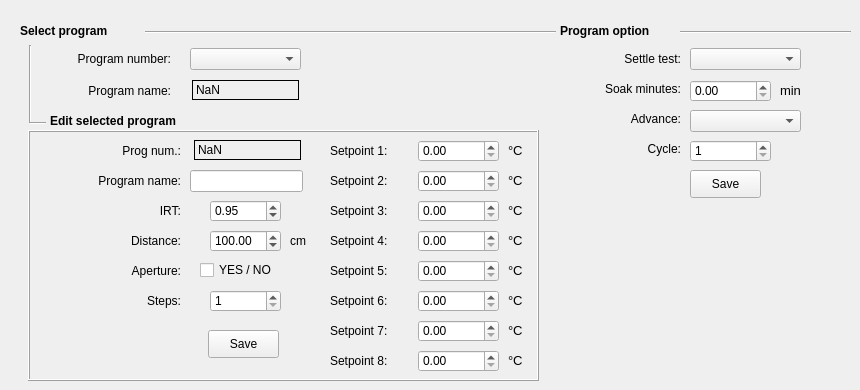
     <widget class="QWidget" name="tabProg">
      <attribute name="title">
       <string>PROG MENU</string>
      </attribute>
      <widget class="QLabel" name="label_37">
       <property name="geometry">
        <rect>
         <x>20</x>
         <y>20</y>
         <width>141</width>
         <height>21</height>
        </rect>
       </property>
       <property name="font">
        <font>
         <weight>75</weight>
         <bold>true</bold>
        </font>
       </property>
       <property name="text">
        <string>Select program</string>
       </property>
      </widget>
      <widget class="QComboBox" name="cmbProgramNum">
       <property name="geometry">
        <rect>
         <x>190</x>
         <y>48</y>
         <width>111</width>
         <height>22</height>
        </rect>
       </property>
      </widget>
      <widget class="QLabel" name="label_38">
       <property name="geometry">
        <rect>
         <x>50</x>
         <y>50</y>
         <width>121</width>
         <height>18</height>
        </rect>
       </property>
       <property name="text">
        <string>Program number:</string>
       </property>
       <property name="alignment">
        <set>Qt::AlignRight|Qt::AlignTrailing|Qt::AlignVCenter</set>
       </property>
      </widget>
      <widget class="QLabel" name="label_39">
       <property name="geometry">
        <rect>
         <x>50</x>
         <y>80</y>
         <width>121</width>
         <height>21</height>
        </rect>
       </property>
       <property name="text">
        <string>Program name:</string>
       </property>
       <property name="alignment">
        <set>Qt::AlignRight|Qt::AlignTrailing|Qt::AlignVCenter</set>
       </property>
      </widget>
      <widget class="QLabel" name="label_40">
       <property name="geometry">
        <rect>
         <x>50</x>
         <y>110</y>
         <width>181</width>
         <height>21</height>
        </rect>
       </property>
       <property name="font">
        <font>
         <weight>75</weight>
         <bold>true</bold>
        </font>
       </property>
       <property name="text">
        <string>Edit selected program</string>
       </property>
      </widget>
      <widget class="QLabel" name="lblProgName">
       <property name="geometry">
        <rect>
         <x>192</x>
         <y>80</y>
         <width>107</width>
         <height>20</height>
        </rect>
       </property>
       <property name="frameShape">
        <enum>QFrame::Box</enum>
       </property>
       <property name="text">
        <string>NaN</string>
       </property>
      </widget>
      <widget class="QLabel" name="label_41">
       <property name="geometry">
        <rect>
         <x>70</x>
         <y>170</y>
         <width>111</width>
         <height>21</height>
        </rect>
       </property>
       <property name="text">
        <string>Program name:</string>
       </property>
       <property name="alignment">
        <set>Qt::AlignRight|Qt::AlignTrailing|Qt::AlignVCenter</set>
       </property>
      </widget>
      <widget class="QLineEdit" name="leProgName">
       <property name="geometry">
        <rect>
         <x>190</x>
         <y>170</y>
         <width>113</width>
         <height>22</height>
        </rect>
       </property>
       <property name="maxLength">
        <number>10</number>
       </property>
      </widget>
      <widget class="QLabel" name="label_42">
       <property name="geometry">
        <rect>
         <x>70</x>
         <y>140</y>
         <width>111</width>
         <height>21</height>
        </rect>
       </property>
       <property name="text">
        <string>Prog num.:</string>
       </property>
       <property name="alignment">
        <set>Qt::AlignRight|Qt::AlignTrailing|Qt::AlignVCenter</set>
       </property>
      </widget>
      <widget class="QLabel" name="lblProgNum">
       <property name="geometry">
        <rect>
         <x>194</x>
         <y>140</y>
         <width>107</width>
         <height>20</height>
        </rect>
       </property>
       <property name="frameShape">
        <enum>QFrame::Box</enum>
       </property>
       <property name="text">
        <string>NaN</string>
       </property>
      </widget>
      <widget class="QLabel" name="label_43">
       <property name="geometry">
        <rect>
         <x>70</x>
         <y>200</y>
         <width>111</width>
         <height>21</height>
        </rect>
       </property>
       <property name="text">
        <string>IRT:</string>
       </property>
       <property name="alignment">
        <set>Qt::AlignRight|Qt::AlignTrailing|Qt::AlignVCenter</set>
       </property>
      </widget>
      <widget class="QDoubleSpinBox" name="dsrSetProgIRT">
       <property name="geometry">
        <rect>
         <x>210</x>
         <y>200</y>
         <width>71</width>
         <height>22</height>
        </rect>
       </property>
       <property name="minimum">
        <double>0.900000000000000</double>
       </property>
       <property name="maximum">
        <double>1.000000000000000</double>
       </property>
       <property name="singleStep">
        <double>0.010000000000000</double>
       </property>
       <property name="value">
        <double>0.950000000000000</double>
       </property>
      </widget>
      <widget class="QLabel" name="label_44">
       <property name="geometry">
        <rect>
         <x>70</x>
         <y>230</y>
         <width>111</width>
         <height>21</height>
        </rect>
       </property>
       <property name="text">
        <string>Distance:</string>
       </property>
       <property name="alignment">
        <set>Qt::AlignRight|Qt::AlignTrailing|Qt::AlignVCenter</set>
       </property>
      </widget>
      <widget class="QDoubleSpinBox" name="dsrSetProgDistance">
       <property name="geometry">
        <rect>
         <x>210</x>
         <y>230</y>
         <width>71</width>
         <height>22</height>
        </rect>
       </property>
       <property name="minimum">
        <double>0.100000000000000</double>
       </property>
       <property name="maximum">
        <double>999.899999999999977</double>
       </property>
       <property name="singleStep">
        <double>0.100000000000000</double>
       </property>
       <property name="value">
        <double>100.000000000000000</double>
       </property>
      </widget>
      <widget class="QLabel" name="label_45">
       <property name="geometry">
        <rect>
         <x>70</x>
         <y>260</y>
         <width>111</width>
         <height>21</height>
        </rect>
       </property>
       <property name="text">
        <string>Aperture:</string>
       </property>
       <property name="alignment">
        <set>Qt::AlignRight|Qt::AlignTrailing|Qt::AlignVCenter</set>
       </property>
      </widget>
      <widget class="QCheckBox" name="cbProgAperture">
       <property name="geometry">
        <rect>
         <x>200</x>
         <y>260</y>
         <width>101</width>
         <height>20</height>
        </rect>
       </property>
       <property name="text">
        <string>YES / NO</string>
       </property>
      </widget>
      <widget class="QLabel" name="label_46">
       <property name="geometry">
        <rect>
         <x>70</x>
         <y>290</y>
         <width>111</width>
         <height>21</height>
        </rect>
       </property>
       <property name="text">
        <string>Steps:</string>
       </property>
       <property name="alignment">
        <set>Qt::AlignRight|Qt::AlignTrailing|Qt::AlignVCenter</set>
       </property>
      </widget>
      <widget class="QDoubleSpinBox" name="dsrSetProgStepNum">
       <property name="geometry">
        <rect>
         <x>210</x>
         <y>290</y>
         <width>71</width>
         <height>22</height>
        </rect>
       </property>
       <property name="specialValueText">
        <string/>
       </property>
       <property name="keyboardTracking">
        <bool>true</bool>
       </property>
       <property name="decimals">
        <number>0</number>
       </property>
       <property name="minimum">
        <double>1.000000000000000</double>
       </property>
       <property name="maximum">
        <double>8.000000000000000</double>
       </property>
       <property name="value">
        <double>1.000000000000000</double>
       </property>
      </widget>
      <widget class="Line" name="line_2">
       <property name="geometry">
        <rect>
         <x>20</x>
         <y>45</y>
         <width>20</width>
         <height>78</height>
        </rect>
       </property>
       <property name="orientation">
        <enum>Qt::Vertical</enum>
       </property>
      </widget>
      <widget class="Line" name="line_8">
       <property name="geometry">
        <rect>
         <x>30</x>
         <y>113</y>
         <width>16</width>
         <height>20</height>
        </rect>
       </property>
       <property name="orientation">
        <enum>Qt::Horizontal</enum>
       </property>
      </widget>
      <widget class="QLabel" name="lblSP1">
       <property name="geometry">
        <rect>
         <x>330</x>
         <y>140</y>
         <width>81</width>
         <height>21</height>
        </rect>
       </property>
       <property name="text">
        <string>Setpoint 1:</string>
       </property>
      </widget>
      <widget class="QLabel" name="lblSP2">
       <property name="geometry">
        <rect>
         <x>330</x>
         <y>170</y>
         <width>81</width>
         <height>21</height>
        </rect>
       </property>
       <property name="text">
        <string>Setpoint 2:</string>
       </property>
      </widget>
      <widget class="QLabel" name="lblSP3">
       <property name="geometry">
        <rect>
         <x>330</x>
         <y>200</y>
         <width>81</width>
         <height>21</height>
        </rect>
       </property>
       <property name="text">
        <string>Setpoint 3:</string>
       </property>
      </widget>
      <widget class="QLabel" name="lblSP4">
       <property name="geometry">
        <rect>
         <x>330</x>
         <y>230</y>
         <width>81</width>
         <height>21</height>
        </rect>
       </property>
       <property name="text">
        <string>Setpoint 4:</string>
       </property>
      </widget>
      <widget class="QLabel" name="lblSP5">
       <property name="geometry">
        <rect>
         <x>330</x>
         <y>260</y>
         <width>81</width>
         <height>21</height>
        </rect>
       </property>
       <property name="text">
        <string>Setpoint 5:</string>
       </property>
      </widget>
      <widget class="QLabel" name="lblSP6">
       <property name="geometry">
        <rect>
         <x>330</x>
         <y>290</y>
         <width>81</width>
         <height>21</height>
        </rect>
       </property>
       <property name="text">
        <string>Setpoint 6:</string>
       </property>
      </widget>
      <widget class="QLabel" name="lblSP7">
       <property name="geometry">
        <rect>
         <x>330</x>
         <y>320</y>
         <width>81</width>
         <height>21</height>
        </rect>
       </property>
       <property name="text">
        <string>Setpoint 7:</string>
       </property>
      </widget>
      <widget class="QLabel" name="lblSP8">
       <property name="geometry">
        <rect>
         <x>330</x>
         <y>350</y>
         <width>81</width>
         <height>21</height>
        </rect>
       </property>
       <property name="text">
        <string>Setpoint 8:</string>
       </property>
      </widget>
      <widget class="QFrame" name="frame_6">
       <property name="geometry">
        <rect>
         <x>28</x>
         <y>130</y>
         <width>511</width>
         <height>251</height>
        </rect>
       </property>
       <property name="frameShape">
        <enum>QFrame::Box</enum>
       </property>
       <property name="frameShadow">
        <enum>QFrame::Raised</enum>
       </property>
       <widget class="QDoubleSpinBox" name="dsrSP1">
        <property name="geometry">
         <rect>
          <x>390</x>
          <y>10</y>
          <width>81</width>
          <height>22</height>
         </rect>
        </property>
        <property name="maximum">
         <double>500.000000000000000</double>
        </property>
       </widget>
       <widget class="QDoubleSpinBox" name="dsrSP2">
        <property name="geometry">
         <rect>
          <x>390</x>
          <y>40</y>
          <width>81</width>
          <height>22</height>
         </rect>
        </property>
        <property name="maximum">
         <double>500.000000000000000</double>
        </property>
       </widget>
       <widget class="QDoubleSpinBox" name="dsrSP3">
        <property name="geometry">
         <rect>
          <x>390</x>
          <y>70</y>
          <width>81</width>
          <height>22</height>
         </rect>
        </property>
        <property name="maximum">
         <double>500.000000000000000</double>
        </property>
       </widget>
       <widget class="QDoubleSpinBox" name="dsrSP4">
        <property name="geometry">
         <rect>
          <x>390</x>
          <y>100</y>
          <width>81</width>
          <height>22</height>
         </rect>
        </property>
        <property name="maximum">
         <double>500.000000000000000</double>
        </property>
       </widget>
       <widget class="QDoubleSpinBox" name="dsrSP5">
        <property name="geometry">
         <rect>
          <x>390</x>
          <y>130</y>
          <width>81</width>
          <height>22</height>
         </rect>
        </property>
        <property name="maximum">
         <double>500.000000000000000</double>
        </property>
       </widget>
       <widget class="QDoubleSpinBox" name="dsrSP6">
        <property name="geometry">
         <rect>
          <x>390</x>
          <y>160</y>
          <width>81</width>
          <height>22</height>
         </rect>
        </property>
        <property name="maximum">
         <double>500.000000000000000</double>
        </property>
       </widget>
       <widget class="QDoubleSpinBox" name="dsrSP7">
        <property name="geometry">
         <rect>
          <x>390</x>
          <y>190</y>
          <width>81</width>
          <height>22</height>
         </rect>
        </property>
        <property name="maximum">
         <double>500.000000000000000</double>
        </property>
       </widget>
       <widget class="QDoubleSpinBox" name="dsrSP8">
        <property name="geometry">
         <rect>
          <x>390</x>
          <y>220</y>
          <width>81</width>
          <height>22</height>
         </rect>
        </property>
        <property name="maximum">
         <double>500.000000000000000</double>
        </property>
       </widget>
       <widget class="QLabel" name="label_59">
        <property name="geometry">
         <rect>
          <x>480</x>
          <y>10</y>
          <width>21</width>
          <height>21</height>
         </rect>
        </property>
        <property name="font">
         <font>
          <pointsize>10</pointsize>
         </font>
        </property>
        <property name="text">
         <string>°C</string>
        </property>
       </widget>
       <widget class="QLabel" name="label_60">
        <property name="geometry">
         <rect>
          <x>480</x>
          <y>40</y>
          <width>21</width>
          <height>21</height>
         </rect>
        </property>
        <property name="font">
         <font>
          <pointsize>10</pointsize>
         </font>
        </property>
        <property name="text">
         <string>°C</string>
        </property>
       </widget>
       <widget class="QLabel" name="label_61">
        <property name="geometry">
         <rect>
          <x>480</x>
          <y>70</y>
          <width>21</width>
          <height>21</height>
         </rect>
        </property>
        <property name="font">
         <font>
          <pointsize>10</pointsize>
         </font>
        </property>
        <property name="text">
         <string>°C</string>
        </property>
       </widget>
       <widget class="QLabel" name="label_62">
        <property name="geometry">
         <rect>
          <x>480</x>
          <y>100</y>
          <width>21</width>
          <height>21</height>
         </rect>
        </property>
        <property name="font">
         <font>
          <pointsize>10</pointsize>
         </font>
        </property>
        <property name="text">
         <string>°C</string>
        </property>
       </widget>
       <widget class="QLabel" name="label_63">
        <property name="geometry">
         <rect>
          <x>480</x>
          <y>130</y>
          <width>21</width>
          <height>21</height>
         </rect>
        </property>
        <property name="font">
         <font>
          <pointsize>10</pointsize>
         </font>
        </property>
        <property name="text">
         <string>°C</string>
        </property>
       </widget>
       <widget class="QLabel" name="label_64">
        <property name="geometry">
         <rect>
          <x>480</x>
          <y>160</y>
          <width>21</width>
          <height>21</height>
         </rect>
        </property>
        <property name="font">
         <font>
          <pointsize>10</pointsize>
         </font>
        </property>
        <property name="text">
         <string>°C</string>
        </property>
       </widget>
       <widget class="QLabel" name="label_65">
        <property name="geometry">
         <rect>
          <x>480</x>
          <y>190</y>
          <width>21</width>
          <height>21</height>
         </rect>
        </property>
        <property name="font">
         <font>
          <pointsize>10</pointsize>
         </font>
        </property>
        <property name="text">
         <string>°C</string>
        </property>
       </widget>
       <widget class="QLabel" name="label_66">
        <property name="geometry">
         <rect>
          <x>480</x>
          <y>220</y>
          <width>21</width>
          <height>21</height>
         </rect>
        </property>
        <property name="font">
         <font>
          <pointsize>10</pointsize>
         </font>
        </property>
        <property name="text">
         <string>°C</string>
        </property>
       </widget>
       <widget class="QPushButton" name="btnSaveProgramEdit">
        <property name="geometry">
         <rect>
          <x>180</x>
          <y>200</y>
          <width>71</width>
          <height>28</height>
         </rect>
        </property>
        <property name="text">
         <string>Save</string>
        </property>
       </widget>
      </widget>
      <widget class="QLabel" name="label_47">
       <property name="geometry">
        <rect>
         <x>560</x>
         <y>20</y>
         <width>141</width>
         <height>21</height>
        </rect>
       </property>
       <property name="font">
        <font>
         <weight>75</weight>
         <bold>true</bold>
        </font>
       </property>
       <property name="text">
        <string>Program option</string>
       </property>
      </widget>
      <widget class="QLabel" name="label_48">
       <property name="geometry">
        <rect>
         <x>580</x>
         <y>50</y>
         <width>101</width>
         <height>18</height>
        </rect>
       </property>
       <property name="text">
        <string>Settle test:</string>
       </property>
       <property name="alignment">
        <set>Qt::AlignRight|Qt::AlignTrailing|Qt::AlignVCenter</set>
       </property>
      </widget>
      <widget class="QComboBox" name="cmbSettle">
       <property name="geometry">
        <rect>
         <x>690</x>
         <y>48</y>
         <width>111</width>
         <height>22</height>
        </rect>
       </property>
      </widget>
      <widget class="QLabel" name="label_49">
       <property name="geometry">
        <rect>
         <x>580</x>
         <y>80</y>
         <width>101</width>
         <height>18</height>
        </rect>
       </property>
       <property name="text">
        <string>Soak minutes:</string>
       </property>
       <property name="alignment">
        <set>Qt::AlignRight|Qt::AlignTrailing|Qt::AlignVCenter</set>
       </property>
      </widget>
      <widget class="QDoubleSpinBox" name="dsrSoakTime">
       <property name="geometry">
        <rect>
         <x>690</x>
         <y>80</y>
         <width>81</width>
         <height>22</height>
        </rect>
       </property>
      </widget>
      <widget class="QLabel" name="label_98">
       <property name="geometry">
        <rect>
         <x>780</x>
         <y>80</y>
         <width>31</width>
         <height>21</height>
        </rect>
       </property>
       <property name="font">
        <font>
         <pointsize>10</pointsize>
        </font>
       </property>
       <property name="text">
        <string>min</string>
       </property>
      </widget>
      <widget class="QLabel" name="label_99">
       <property name="geometry">
        <rect>
         <x>580</x>
         <y>110</y>
         <width>101</width>
         <height>18</height>
        </rect>
       </property>
       <property name="text">
        <string>Advance:</string>
       </property>
       <property name="alignment">
        <set>Qt::AlignRight|Qt::AlignTrailing|Qt::AlignVCenter</set>
       </property>
      </widget>
      <widget class="QComboBox" name="cmbProgAdvance">
       <property name="geometry">
        <rect>
         <x>690</x>
         <y>110</y>
         <width>111</width>
         <height>22</height>
        </rect>
       </property>
      </widget>
      <widget class="QLabel" name="label_100">
       <property name="geometry">
        <rect>
         <x>580</x>
         <y>140</y>
         <width>101</width>
         <height>18</height>
        </rect>
       </property>
       <property name="text">
        <string>Cycle:</string>
       </property>
       <property name="alignment">
        <set>Qt::AlignRight|Qt::AlignTrailing|Qt::AlignVCenter</set>
       </property>
      </widget>
      <widget class="QDoubleSpinBox" name="dsrCyclesNo">
       <property name="geometry">
        <rect>
         <x>690</x>
         <y>140</y>
         <width>81</width>
         <height>22</height>
        </rect>
       </property>
       <property name="decimals">
        <number>0</number>
       </property>
       <property name="minimum">
        <double>1.000000000000000</double>
       </property>
       <property name="maximum">
        <double>999.000000000000000</double>
       </property>
      </widget>
      <widget class="Line" name="line_11">
       <property name="geometry">
        <rect>
         <x>145</x>
         <y>22</y>
         <width>411</width>
         <height>20</height>
        </rect>
       </property>
       <property name="orientation">
        <enum>Qt::Horizontal</enum>
       </property>
      </widget>
      <widget class="Line" name="line_24">
       <property name="geometry">
        <rect>
         <x>680</x>
         <y>22</y>
         <width>171</width>
         <height>20</height>
        </rect>
       </property>
       <property name="orientation">
        <enum>Qt::Horizontal</enum>
       </property>
      </widget>
      <widget class="QPushButton" name="btnSaveProgramOpt">
       <property name="geometry">
        <rect>
         <x>690</x>
         <y>170</y>
         <width>71</width>
         <height>28</height>
        </rect>
       </property>
       <property name="text">
        <string>Save</string>
       </property>
      </widget>
      <widget class="QLabel" name="label_67">
       <property name="geometry">
        <rect>
         <x>285</x>
         <y>230</y>
         <width>21</width>
         <height>21</height>
        </rect>
       </property>
       <property name="text">
        <string>cm</string>
       </property>
       <property name="alignment">
        <set>Qt::AlignRight|Qt::AlignTrailing|Qt::AlignVCenter</set>
       </property>
      </widget>
      <zorder>frame_6</zorder>
      <zorder>label_37</zorder>
      <zorder>cmbProgramNum</zorder>
      <zorder>label_38</zorder>
      <zorder>label_39</zorder>
      <zorder>label_40</zorder>
      <zorder>lblProgName</zorder>
      <zorder>label_41</zorder>
      <zorder>leProgName</zorder>
      <zorder>label_42</zorder>
      <zorder>lblProgNum</zorder>
      <zorder>label_43</zorder>
      <zorder>dsrSetProgIRT</zorder>
      <zorder>label_44</zorder>
      <zorder>dsrSetProgDistance</zorder>
      <zorder>label_45</zorder>
      <zorder>cbProgAperture</zorder>
      <zorder>label_46</zorder>
      <zorder>dsrSetProgStepNum</zorder>
      <zorder>line_2</zorder>
      <zorder>line_8</zorder>
      <zorder>lblSP1</zorder>
      <zorder>lblSP2</zorder>
      <zorder>lblSP3</zorder>
      <zorder>lblSP4</zorder>
      <zorder>lblSP5</zorder>
      <zorder>lblSP6</zorder>
      <zorder>lblSP7</zorder>
      <zorder>lblSP8</zorder>
      <zorder>label_47</zorder>
      <zorder>label_48</zorder>
      <zorder>cmbSettle</zorder>
      <zorder>label_49</zorder>
      <zorder>dsrSoakTime</zorder>
      <zorder>label_98</zorder>
      <zorder>label_99</zorder>
      <zorder>cmbProgAdvance</zorder>
      <zorder>label_100</zorder>
      <zorder>dsrCyclesNo</zorder>
      <zorder>line_11</zorder>
      <zorder>line_24</zorder>
      <zorder>btnSaveProgramOpt</zorder>
      <zorder>label_67</zorder>
     </widget>
